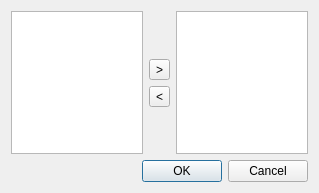
<?xml version="1.0" encoding="UTF-8"?>
<ui version="4.0">
 <class>PortStatsFilterDialog</class>
 <widget class="QDialog" name="PortStatsFilterDialog">
  <property name="geometry">
   <rect>
    <x>0</x>
    <y>0</y>
    <width>319</width>
    <height>193</height>
   </rect>
  </property>
  <property name="windowTitle">
   <string>Выберите порты</string>
  </property>
  <property name="windowIcon">
   <iconset resource="ostinato.qrc">
    <normaloff>:/icons/portstats_filter.png</normaloff>:/icons/portstats_filter.png</iconset>
  </property>
  <layout class="QVBoxLayout">
   <item>
    <layout class="QHBoxLayout">
     <item>
      <widget class="QListView" name="lvUnselected">
       <property name="acceptDrops">
        <bool>false</bool>
       </property>
       <property name="dragEnabled">
        <bool>false</bool>
       </property>
       <property name="dragDropMode">
        <enum>QAbstractItemView::NoDragDrop</enum>
       </property>
       <property name="selectionMode">
        <enum>QAbstractItemView::ExtendedSelection</enum>
       </property>
       <property name="movement">
        <enum>QListView::Static</enum>
       </property>
      </widget>
     </item>
     <item>
      <layout class="QVBoxLayout">
       <item>
        <spacer>
         <property name="orientation">
          <enum>Qt::Vertical</enum>
         </property>
         <property name="sizeHint" stdset="0">
          <size>
           <width>20</width>
           <height>40</height>
          </size>
         </property>
        </spacer>
       </item>
       <item>
        <widget class="QToolButton" name="tbSelectIn">
         <property name="text">
          <string>&gt;</string>
         </property>
         <property name="icon">
          <iconset resource="ostinato.qrc">
           <normaloff>:/icons/arrow_right.png</normaloff>:/icons/arrow_right.png</iconset>
         </property>
        </widget>
       </item>
       <item>
        <widget class="QToolButton" name="tbSelectOut">
         <property name="text">
          <string>&lt;</string>
         </property>
         <property name="icon">
          <iconset resource="ostinato.qrc">
           <normaloff>:/icons/arrow_left.png</normaloff>:/icons/arrow_left.png</iconset>
         </property>
        </widget>
       </item>
       <item>
        <spacer>
         <property name="orientation">
          <enum>Qt::Vertical</enum>
         </property>
         <property name="sizeHint" stdset="0">
          <size>
           <width>20</width>
           <height>40</height>
          </size>
         </property>
        </spacer>
       </item>
      </layout>
     </item>
     <item>
      <widget class="QListView" name="lvSelected">
       <property name="acceptDrops">
        <bool>true</bool>
       </property>
       <property name="dragEnabled">
        <bool>true</bool>
       </property>
       <property name="dragDropOverwriteMode">
        <bool>false</bool>
       </property>
       <property name="dragDropMode">
        <enum>QAbstractItemView::InternalMove</enum>
       </property>
       <property name="selectionMode">
        <enum>QAbstractItemView::ExtendedSelection</enum>
       </property>
       <property name="movement">
        <enum>QListView::Free</enum>
       </property>
      </widget>
     </item>
    </layout>
   </item>
   <item>
    <widget class="QDialogButtonBox" name="buttonBox">
     <property name="orientation">
      <enum>Qt::Horizontal</enum>
     </property>
     <property name="standardButtons">
      <set>QDialogButtonBox::Cancel|QDialogButtonBox::Ok</set>
     </property>
    </widget>
   </item>
  </layout>
 </widget>
 <tabstops>
  <tabstop>lvUnselected</tabstop>
  <tabstop>tbSelectIn</tabstop>
  <tabstop>tbSelectOut</tabstop>
  <tabstop>lvSelected</tabstop>
  <tabstop>buttonBox</tabstop>
 </tabstops>
 <resources>
  <include location="ostinato.qrc"/>
 </resources>
 <connections>
  <connection>
   <sender>buttonBox</sender>
   <signal>accepted()</signal>
   <receiver>PortStatsFilterDialog</receiver>
   <slot>accept()</slot>
   <hints>
    <hint type="sourcelabel">
     <x>248</x>
     <y>254</y>
    </hint>
    <hint type="destinationlabel">
     <x>157</x>
     <y>274</y>
    </hint>
   </hints>
  </connection>
  <connection>
   <sender>buttonBox</sender>
   <signal>rejected()</signal>
   <receiver>PortStatsFilterDialog</receiver>
   <slot>reject()</slot>
   <hints>
    <hint type="sourcelabel">
     <x>316</x>
     <y>260</y>
    </hint>
    <hint type="destinationlabel">
     <x>286</x>
     <y>274</y>
    </hint>
   </hints>
  </connection>
 </connections>
</ui>
